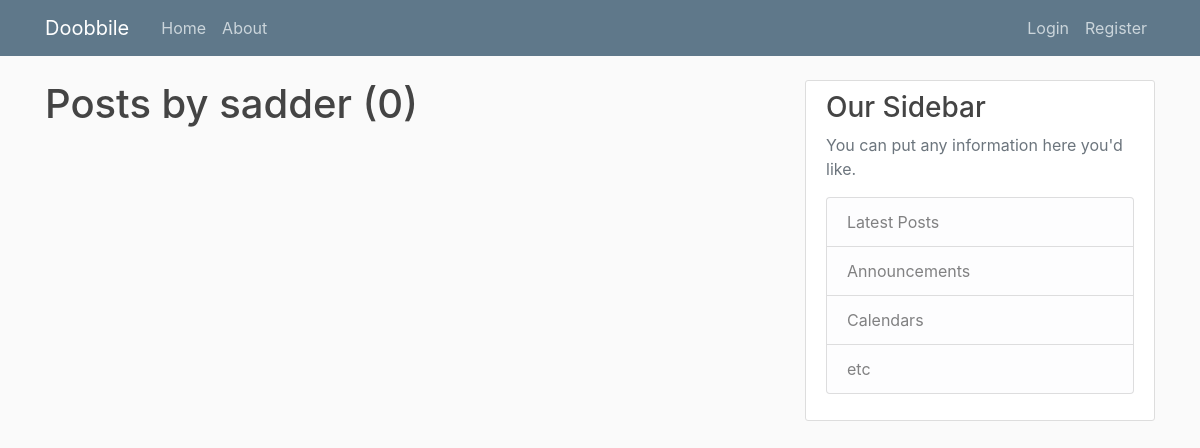
/user/sadder, run on an earlier commit of the app's database.
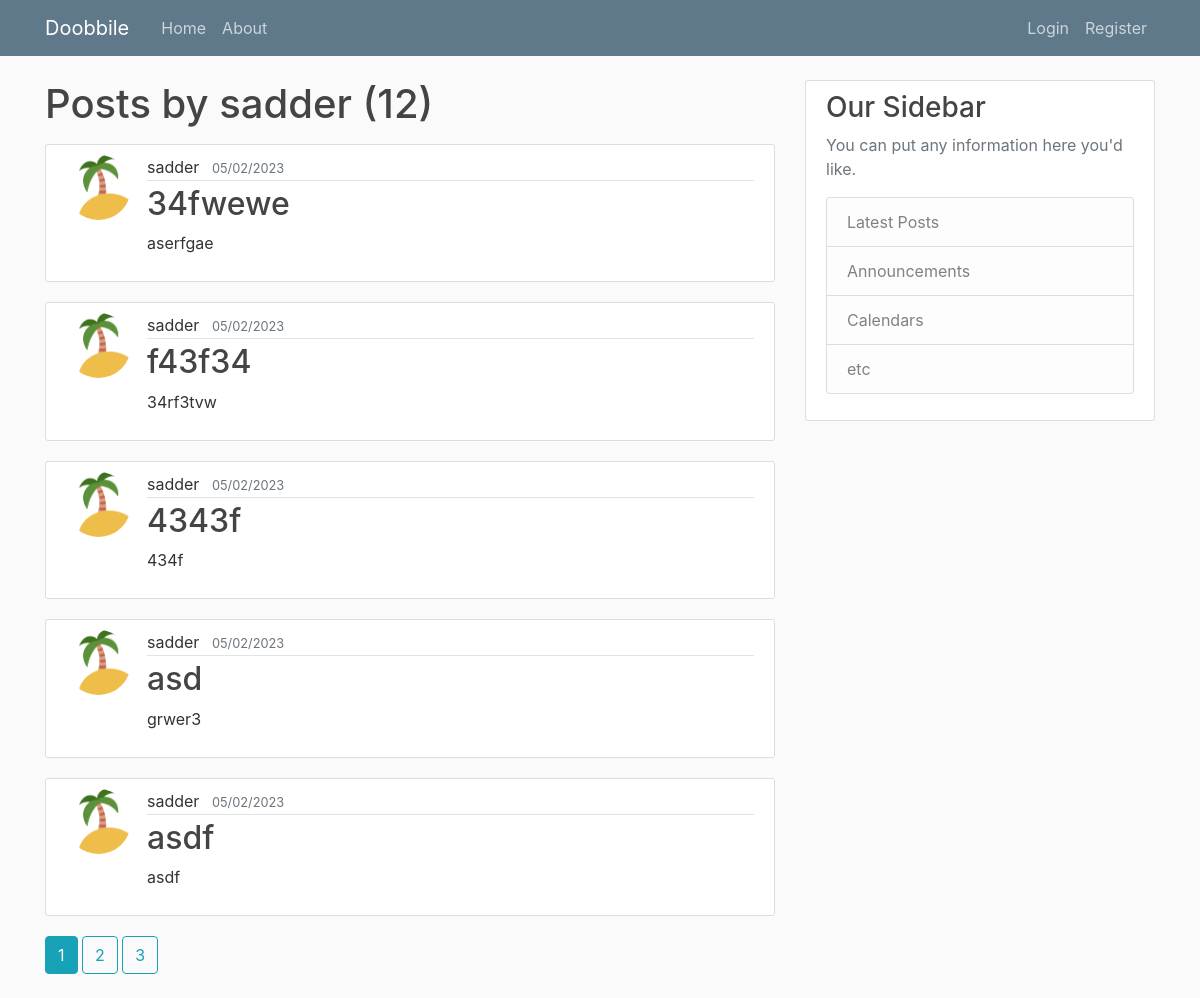
And on a later commit of the database.
### doobbile_app/models.py (models this page shows, shortened)
class User(db.Model, UserMixin):
    id = db.Column(db.Integer, primary_key=True)
    username = db.Column(db.String(20), unique=True, nullable=False)
    email = db.Column(db.String(120), unique=True, nullable=False)
    image_file = db.Column(db.String(20), nullable=False,
                           default='default.svg')
    password = db.Column(db.String(60), nullable=False)
    posts = db.relationship('Post', backref='author', lazy=True)

class Post(db.Model):
    id = db.Column(db.Integer, primary_key=True)
    title = db.Column(db.String(100), nullable=False)
    date_posted = db.Column(db.DateTime, nullable=False,
                            default=datetime.utcnow)
    content = db.Column(db.Text, nullable=False)
    user_id = db.Column(db.Integer, db.ForeignKey("user.id"), nullable=False)

### doobbile_app/routes.py (the view)
@app.route("/user/<string:username>")
def user_posts(username):
    page = request.args.get('page', 1, type=int)
    user = User.query.filter_by(username=username).first_or_404()
    posts = Post.query.filter_by(author=user).order_by(Post.date_posted.desc()).paginate(page=page, per_page=5)
    return render_template("user_posts.html", posts=posts, user=user)

### doobbile_app/templates/user_posts.html
{% extends "layout.html" %}
{% block content %}
<h1 class="mb-3">Posts by {{user.username}} ({{posts.total}})</h1>
    {% for post in posts.items %}
    <div class="media content-section">
      <img class="rounded-circle post-img" src="{{ url_for('static', filename ='profile_pics/' + post.author.image_file) }}">
        <div class="media-body">
          <div class="post-metadata">
            <a class="mr-2" href="{{url_for('user_posts', username=post.author.username)}}">{{ post.author.username }}</a>
            <small class="text-muted">{{ post.date_posted.strftime("%m/%d/%Y") }}</small>
          </div>
          <h2><a class="post-title" href="{{ url_for('doobbile', post_id=post.id) }}">{{ post.title }}</a></h2>
          <p class="post-content">{{ post.content }}</p>
        </div>
    </div>
    {% endfor %}
    {% for page_num in posts.iter_pages(left_edge=1, right_edge=1, left_current=1, right_current=2) %}
      {% if page_num %}
        {% if posts.page == page_num %}
        <a class="btn btn-info mb-4" href="{{ url_for('user_posts', username=user.username, page=page_num) }}">{{ page_num }}</a>
      {% else %}
      <a class="btn btn-outline-info mb-4" href="{{ url_for('user_posts', username=user.username, page=page_num) }}">{{ page_num }}</a>
      {% endif %}
      {% else %}
      ...
      {% endif %}
    {% endfor%}
{% endblock content %}

### doobbile_app/templates/layout.html (shortened to what this page needs)
<html>
<head>
    <link rel="stylesheet" href="https://maxcdn.bootstrapcdn.com/bootstrap/4.0.0/css/bootstrap.min.css">
    <link rel="stylesheet" type="text/css" href="{{ url_for('static', filename='main.css') }}">
</head>
<body>
    <header class="site-header">
      <nav class="navbar navbar-expand-md navbar-dark bg-steel fixed-top">
        <div class="container">
          <a class="navbar-brand mr-4" href="/">Doobbile</a>
          <div class="collapse navbar-collapse" id="navbarToggle">
            <div class="navbar-nav mr-auto">
              <a class="nav-item nav-link" href="{{ url_for('home') }}">Home</a>
              <a class="nav-item nav-link" href="{{ url_for('about') }}">About</a>
            </div>
            <div class="navbar-nav">
            {% if current_user.is_authenticated %}
            <a class="nav-item nav-link" href="{{ url_for('new_doobbile') }}">Create</a>
            <a class="nav-item nav-link" href="{{ url_for('account') }}">Account</a>
            <a class="nav-item nav-link" href="{{ url_for('logout') }}">Logout</a>
            {% else %}
              <a class="nav-item nav-link" href="{{ url_for('login') }}">Login</a>
              <a class="nav-item nav-link" href="{{ url_for('register') }}">Register</a>
            {% endif %}
            </div>
          </div>
        </div>
      </nav>
    </header>
    <main role="main" class="container">
      <div class="row">
        <div class="col-md-8">
          {% block content %}{% endblock %}
        </div>
        <div class="col-md-4">
          <div class="content-section">
            <h3>Our Sidebar</h3>
            <p class='text-muted'>You can put any information here you'd like.
              <ul class="list-group">
                <li class="list-group-item list-group-item-light">Latest Posts</li>
                <li class="list-group-item list-group-item-light">Announcements</li>
                <li class="list-group-item list-group-item-light">Calendars</li>
                <li class="list-group-item list-group-item-light">etc</li>
              </ul>
            </p>
          </div>
        </div>
      </div>
    </main>
</body>
</html>

### doobbile_app/static/main.css (style rules this page uses)
body { background: #fafafa; color: #333333; margin-top: 5rem; }
h1, h2, h3, h4, h5, h6 { color: #444444; }
.bg-steel { background-color: #5f788a; }
.site-header .navbar-nav .nav-link { color: #cbd5db; }
.content-section { background: #ffffff; padding: 10px 20px; border: 1px solid #dddddd; border-radius: 3px; margin-bottom: 20px; }
.post-title { color: #444444; }
a.post-title { text-decoration: none; }
.post-content { white-space: pre-line; }
.post-img { height: 65px; width: 65px; margin-right: 16px; }
.post-metadata { padding-bottom: 1px; margin-bottom: 4px; border-bottom: 1px solid #e3e3e3; }
.post-metadata a { color: #333; text-decoration: none; }

What changed in the data, as far as the page shows it:
added Post: image_file (picture), author.username "sadder", date_posted "05/02/2023", title "34fwewe", content "aserfgae"
added Post: image_file (picture), author.username "sadder", date_posted "05/02/2023", title "f43f34", content "34rf3tvw"
added Post: image_file (picture), author.username "sadder", date_posted "05/02/2023", title "4343f", content "434f"
added Post: image_file (picture), author.username "sadder", date_posted "05/02/2023", title "asd", content "grwer3"
added Post: image_file (picture), author.username "sadder", date_posted "05/02/2023", title "asdf", content "asdf"
Also different on the page:
{{ posts.total }}: "0" → "12"
new list line: "1"
new list line: "2"
new list line: "3"
